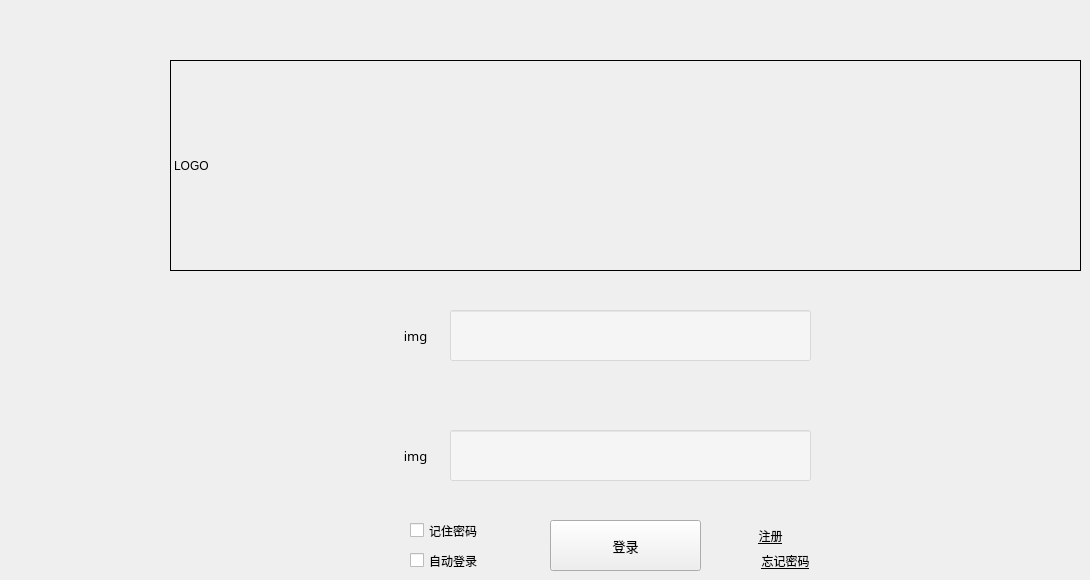
     <widget class="QWidget" name="page_login_2">
      <widget class="QLineEdit" name="lineEdit_login_passwd_2">
       <property name="geometry">
        <rect>
         <x>450</x>
         <y>430</y>
         <width>361</width>
         <height>51</height>
        </rect>
       </property>
       <property name="font">
        <font>
         <family>微软雅黑</family>
         <pointsize>10</pointsize>
        </font>
       </property>
       <property name="styleSheet">
        <string notr="true">background-color: rgba(255, 255, 255, 100);</string>
       </property>
       <property name="text">
        <string/>
       </property>
       <property name="echoMode">
        <enum>QLineEdit::Password</enum>
       </property>
      </widget>
      <widget class="QLineEdit" name="lineEdit_login_name_2">
       <property name="geometry">
        <rect>
         <x>450</x>
         <y>310</y>
         <width>361</width>
         <height>51</height>
        </rect>
       </property>
       <property name="font">
        <font>
         <family>微软雅黑</family>
         <pointsize>10</pointsize>
        </font>
       </property>
       <property name="styleSheet">
        <string notr="true">background-color: rgba(255, 255, 255, 100);</string>
       </property>
       <property name="text">
        <string/>
       </property>
      </widget>
      <widget class="QPushButton" name="pushButton_login_2">
       <property name="geometry">
        <rect>
         <x>550</x>
         <y>520</y>
         <width>151</width>
         <height>51</height>
        </rect>
       </property>
       <property name="font">
        <font>
         <family>微软雅黑</family>
         <pointsize>10</pointsize>
        </font>
       </property>
       <property name="text">
        <string>登录</string>
       </property>
      </widget>
      <widget class="QLabel" name="label_3">
       <property name="geometry">
        <rect>
         <x>380</x>
         <y>310</y>
         <width>71</width>
         <height>51</height>
        </rect>
       </property>
       <property name="font">
        <font>
         <family>微软雅黑</family>
         <pointsize>10</pointsize>
        </font>
       </property>
       <property name="text">
        <string>img</string>
       </property>
       <property name="alignment">
        <set>Qt::AlignCenter</set>
       </property>
      </widget>
      <widget class="MLabel" name="label_register_2">
       <property name="geometry">
        <rect>
         <x>750</x>
         <y>520</y>
         <width>41</width>
         <height>31</height>
        </rect>
       </property>
       <property name="font">
        <font>
         <family>微软雅黑</family>
         <pointsize>9</pointsize>
         <underline>true</underline>
        </font>
       </property>
       <property name="text">
        <string>注册</string>
       </property>
       <property name="alignment">
        <set>Qt::AlignCenter</set>
       </property>
      </widget>
      <widget class="QLabel" name="label_4">
       <property name="geometry">
        <rect>
         <x>380</x>
         <y>430</y>
         <width>71</width>
         <height>51</height>
        </rect>
       </property>
       <property name="font">
        <font>
         <family>微软雅黑</family>
         <pointsize>10</pointsize>
        </font>
       </property>
       <property name="text">
        <string>img</string>
       </property>
       <property name="alignment">
        <set>Qt::AlignCenter</set>
       </property>
      </widget>
      <widget class="MLabel" name="label_forget_passwd_2">
       <property name="geometry">
        <rect>
         <x>750</x>
         <y>550</y>
         <width>71</width>
         <height>21</height>
        </rect>
       </property>
       <property name="font">
        <font>
         <family>微软雅黑</family>
         <pointsize>9</pointsize>
         <underline>true</underline>
        </font>
       </property>
       <property name="text">
        <string>忘记密码</string>
       </property>
       <property name="alignment">
        <set>Qt::AlignCenter</set>
       </property>
      </widget>
      <widget class="QCheckBox" name="checkBox_remember_passwd_2">
       <property name="geometry">
        <rect>
         <x>410</x>
         <y>520</y>
         <width>91</width>
         <height>21</height>
        </rect>
       </property>
       <property name="font">
        <font>
         <family>微软雅黑</family>
         <pointsize>9</pointsize>
        </font>
       </property>
       <property name="text">
        <string>记住密码</string>
       </property>
      </widget>
      <widget class="QCheckBox" name="checkBox_auto_login_2">
       <property name="geometry">
        <rect>
         <x>410</x>
         <y>550</y>
         <width>91</width>
         <height>21</height>
        </rect>
       </property>
       <property name="font">
        <font>
         <family>微软雅黑</family>
         <pointsize>9</pointsize>
        </font>
       </property>
       <property name="text">
        <string>自动登录</string>
       </property>
      </widget>
      <widget class="QLabel" name="label">
       <property name="geometry">
        <rect>
         <x>170</x>
         <y>60</y>
         <width>911</width>
         <height>211</height>
        </rect>
       </property>
       <property name="frameShape">
        <enum>QFrame::Box</enum>
       </property>
       <property name="text">
        <string>LOGO</string>
       </property>
       <property name="scaledContents">
        <bool>true</bool>
       </property>
      </widget>
     </widget>
